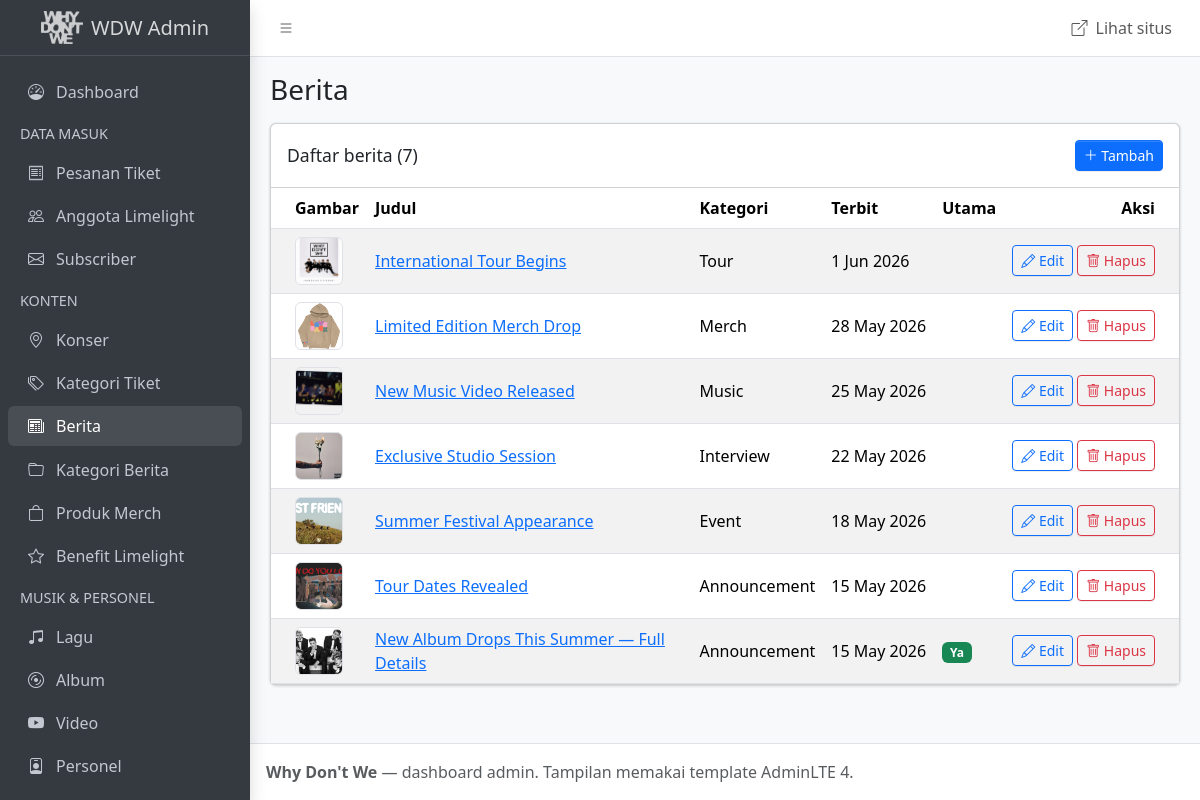
The page /admin/news.php on the database its author committed.
### tables this page shows
CREATE TABLE news (
  id             INT UNSIGNED  NOT NULL AUTO_INCREMENT,
  category_id    INT UNSIGNED  NOT NULL,
  slug           VARCHAR(150)  NOT NULL,
  title          VARCHAR(200)  NOT NULL,
  excerpt        VARCHAR(300)  NULL,                 
  content        MEDIUMTEXT    NOT NULL,             
  thumbnail      VARCHAR(255)  NULL,
  read_time_min  TINYINT UNSIGNED NULL,
  is_featured    BOOLEAN       NOT NULL DEFAULT FALSE,
  published_at   DATETIME      NULL,
  PRIMARY KEY (id),
  UNIQUE KEY uq_news_slug (slug),
  CONSTRAINT fk_news_category FOREIGN KEY (category_id) REFERENCES news_categories (id)
);

CREATE TABLE news_categories (
  id            INT UNSIGNED  NOT NULL AUTO_INCREMENT,
  name          VARCHAR(50)   NOT NULL,
  PRIMARY KEY (id),
  UNIQUE KEY uq_news_categories_name (name)
);

### includes/db.php (called while the page is built, shortened)
<?php
function e($text)
{
    return htmlspecialchars((string) $text, ENT_QUOTES, 'UTF-8');
}

### admin/news.php (the view, shortened to what this page needs)
<?php
require __DIR__ . '/includes/init.php';
$action = $_GET['action'] ?? 'list';
if ($action === 'list') {
    $rows = mysqli_fetch_all(mysqli_query($conn, '
        SELECT n.id, n.slug, n.title, n.thumbnail, n.is_featured, n.published_at, c.name AS category
        FROM news n JOIN news_categories c ON c.id = n.category_id
        ORDER BY n.published_at DESC, n.id DESC'), MYSQLI_ASSOC);
}
require __DIR__ . '/includes/header.php';
?>
<?php if ($action === 'list'): ?>
<div class="card">
  <div class="card-header d-flex align-items-center">
    <h3 class="card-title mb-0">Daftar berita (<?= count($rows) ?>)</h3>
    <a href="news.php?action=add" class="btn btn-primary btn-sm ms-auto"><i class="bi bi-plus-lg"></i> Tambah</a>
  </div>
  <div class="card-body p-0 table-responsive">
    <table class="table table-striped table-hover align-middle mb-0">
      <thead><tr><th>Gambar</th><th>Judul</th><th>Kategori</th><th>Terbit</th><th>Utama</th><th class="text-end">Aksi</th></tr></thead>
      <tbody>
        <?php foreach ($rows as $row): ?>
        <tr>
          <td><?= thumb($row['thumbnail']) ?></td>
          <td><a href="../src/article/article.php?slug=<?= e($row['slug']) ?>" target="_blank"><?= e($row['title']) ?></a></td>
          <td><?= e($row['category']) ?></td>
          <td class="text-nowrap"><?= $row['published_at'] ? date('j M Y', strtotime($row['published_at'])) : '—' ?></td>
          <td><?= $row['is_featured'] ? '<span class="badge text-bg-success">Ya</span>' : '' ?></td>
          <td class="text-end text-nowrap"><?= action_buttons('news.php', $row['id']) ?></td>
        </tr>
        <?php endforeach; ?>
      </tbody>
    </table>
  </div>
</div>
<?php endif; ?>
<?php require __DIR__ . '/includes/footer.php'; ?>

### admin/includes/init.php (shortened to what this page needs)
<?php
require __DIR__ . '/../../includes/db.php';
function media_url($path)
{
    return preg_match('#^https?://#', $path) ? $path : '../' . $path;
}
function thumb($path)
{
    return '<img src="' . e(media_url($path)) . '" alt="" class="rounded border" style="width:48px;height:48px;object-fit:cover">';
}
function action_buttons($page, $id)
{
    return '<a href="' . $page . '?action=edit&id=' . (int) $id . '" class="btn btn-sm btn-outline-primary"><i class="bi bi-pencil"></i> Edit</a> '
        . '<form method="post" action="' . $page . '" class="d-inline" onsubmit="return confirm(\'Hapus data ini?\')">'
        . '<input type="hidden" name="do" value="delete"><input type="hidden" name="id" value="' . (int) $id . '">'
        . '<button class="btn btn-sm btn-outline-danger"><i class="bi bi-trash"></i> Hapus</button></form>';
}

### rows shown on the page
news: thumbnail (picture), title "International Tour Begins", category.name "Tour", published_at "1 Jun 2026"
news: thumbnail (picture), title "Limited Edition Merch Drop", category.name "Merch", published_at "28 May 2026"
news: thumbnail (picture), title "New Music Video Released", category.name "Music", published_at "25 May 2026"
news: thumbnail (picture), title "Exclusive Studio Session", category.name "Interview", published_at "22 May 2026"
news: thumbnail (picture), title "Summer Festival Appearance", category.name "Event", published_at "18 May 2026"
news: thumbnail (picture), title "Tour Dates Revealed", category.name "Announcement", published_at "15 May 2026"
news: thumbnail (picture), title "New Album Drops This Summer — Full Details", category.name "Announcement", published_at "15 May 2026", is_featured "Ya"

### other values the page prints
$group "DATA MASUK"
$title "Pesanan Tiket"
$title "Anggota Limelight"
$title "Subscriber"
$group "KONTEN"
$title "Konser"
$title "Kategori Tiket"
$title "Berita"
$title "Kategori Berita"
$title "Produk Merch"
$title "Benefit Limelight"
$group "MUSIK & PERSONEL"
$title "Lagu"
$title "Album"
$title "Video"
